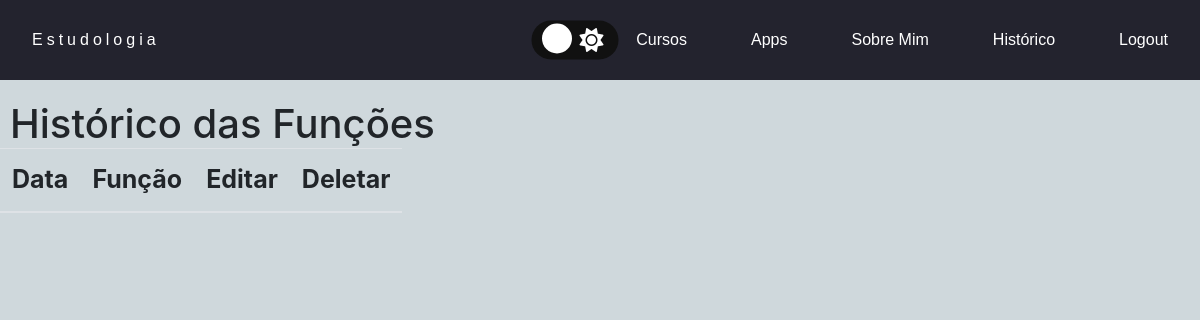
The app's page /apps/historico/funcao (signed in), older data.
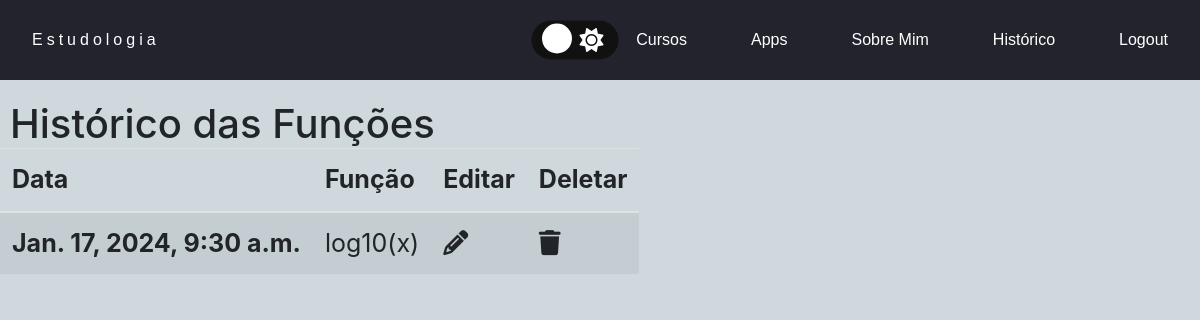
The same page, newer data.
### home/models.py (models this page shows)
class FunctionHistoric(models.Model):
    user = models.ForeignKey(User, on_delete = models.CASCADE)
    date = models.DateTimeField()
    function = models.TextField(blank = False, null = False, default = 'x')

### apps/views.py (the view)
# urls.py: path('historico/funcao' , views.historic_functions, name='historic_function'),
def historic_functions(request):
    if(request.user.is_authenticated):
        itens = FunctionHistoric.objects.filter(user = request.user).order_by('-date')
        return render(request, 'apps/function_historic.html', {'itens' : itens})
    else:
        return HttpResponseRedirect(reverse('login'))

### apps/templates/apps/function_historic.html (shortened to what this page needs)
{% extends 'apps/layout.html' %}
{% load static %}
{% block body %}
<h1 class="h">Histórico das Funções</h1>
<table class="table table-striped" id="function_table">
  <thead>
    <tr>
        <th scope="col">Data</th>
        <th scope="col">Função</th>
        <th scope="col">Editar</th>
        <th scope="col">Deletar</th>
    </tr>
 </thead>
    <tbody>
        {% for item in itens %}
      <tr id="id_{{ item.id }}">
        <th>{{item.date}}</th>
        <td>{{item.function}}</td>
        <td><i  onclick="edit_function('{{ item.id }}')" class="fa-solid fa-pencil"></i></td>
        <td><i  onclick="remove_function('{{ item.id }}')" class="fa-solid fa-trash"></i></td>
      </tr>
       {% endfor %}
    </tbody>
{% endblock %}

### apps/templates/apps/layout.html (shortened to what this page needs)
{% load static %}
<!DOCTYPE html>
<html lang="pt-br" id="html">
<head>
    <link rel="stylesheet" href="{% static 'apps/style_apps.css' %}">
    <link rel="stylesheet" href="https://cdnjs.cloudflare.com/ajax/libs/font-awesome/6.5.1/css/all.min.css">
    <link rel="stylesheet" href="https://stackpath.bootstrapcdn.com/bootstrap/4.4.1/css/bootstrap.min.css">
    <link rel="stylesheet" href="{% static '/apps/style_apps.css' %}">
</head>
<body>
    <header>
        <nav id="nav">
            <a class="logo" href="{% url 'home' %}">Estudologia</a>
            <ul class="nav_list">
                <label class="theme_label" for="chk">
                    <i class="fa-solid fa-sun"></i>
                    <div class="ball"></div>
                </label>
                <li class="nav_link"><a href="{% url 'courses' %}">Cursos</a></li>
                <li class="nav_link"><a href="{% url 'hub' %}">Apps</a></li>
                <li class="nav_link"><a href="{% url 'about_me' %}">Sobre Mim</a></li>
                {% if request.user.is_authenticated %}
                <li><a href="{% url 'historic_hub' %}">Histórico</a></li>
                <li><a href="{% url 'logout' %}">Logout</a></li>
                {% else %}
                <li class="nav_link"><a href="{% url 'login' %}">Login</a></li>
                <li class="nav_link"><a href="{% url 'register' %}">Registrar</a></li>
                {% endif %}
            </ul>
        </nav>
    </header>
    <main>
        {% block body %}
        {% endblock %}
    </main>
</body>
</html>

### apps/static/apps/style_apps.css (style rules this page uses)
body { background-color: #CFD8DC; overflow-x: hidden; transition: backgroud 0.2s linear; }
* { padding: 0; margin: 0; }
main { margin: 20px 0px; }
.theme_label { cursor: pointer; background-color: #111; border-radius: 50px; display: flex; justify-content: space-between; align-items: center; padding: 5px; margin: 0; position: relative; transform: scale(1.5); }
.theme_label .ball { position: absolute; background-color: white; border-radius: 50%; top: 2px; left: 2px; height: 20px; width: 20px; margin: 0px 5px; transform: translateX(0px); transition: transform 0.2s linear; }
.theme_label i { margin: 0 5px; }
.fa-solid { font-weight: 500px; left: 5px; }
li a, .logo { color: white; border: none; text-decoration: none; transition: 0.4s; }
.logo { letter-spacing: 4px; }
li { list-style: none; }
i { cursor: pointer; }
#nav { display: flex; justify-content: space-between; align-items: center; width: 100%; height: 10vh; font-family: Arial, Helvetica, sans-serif; background-color: #23232e; }
.nav_list { display: flex; flex-direction: row; justify-content: flex-start; align-items: center; transition: transform 0.3s ease-in-out; background-color: rebeccapurple; margin: 0; }
.nav_list li, .logo { margin: 0px 32px; color: white; }
nav, .nav_list, .logo_list { color: white; background-color: #23232e; }
.nav_link { margin-bottom: 10px; }
th.row_marker, th { padding: 0 15px; font-size: 25px; }
td { padding: 10px; font-size: 25px; }
table { display: block; overflow-x: auto; white-space: nowrap; }
table tbody, table thead { width: 100%; }
.h { margin: 0 10px; }

Row changes from the older to the newer data that the page shows:
added FunctionHistoric: date "Jan. 17, 2024, 9:30 a.m.", function "log10(x)"
